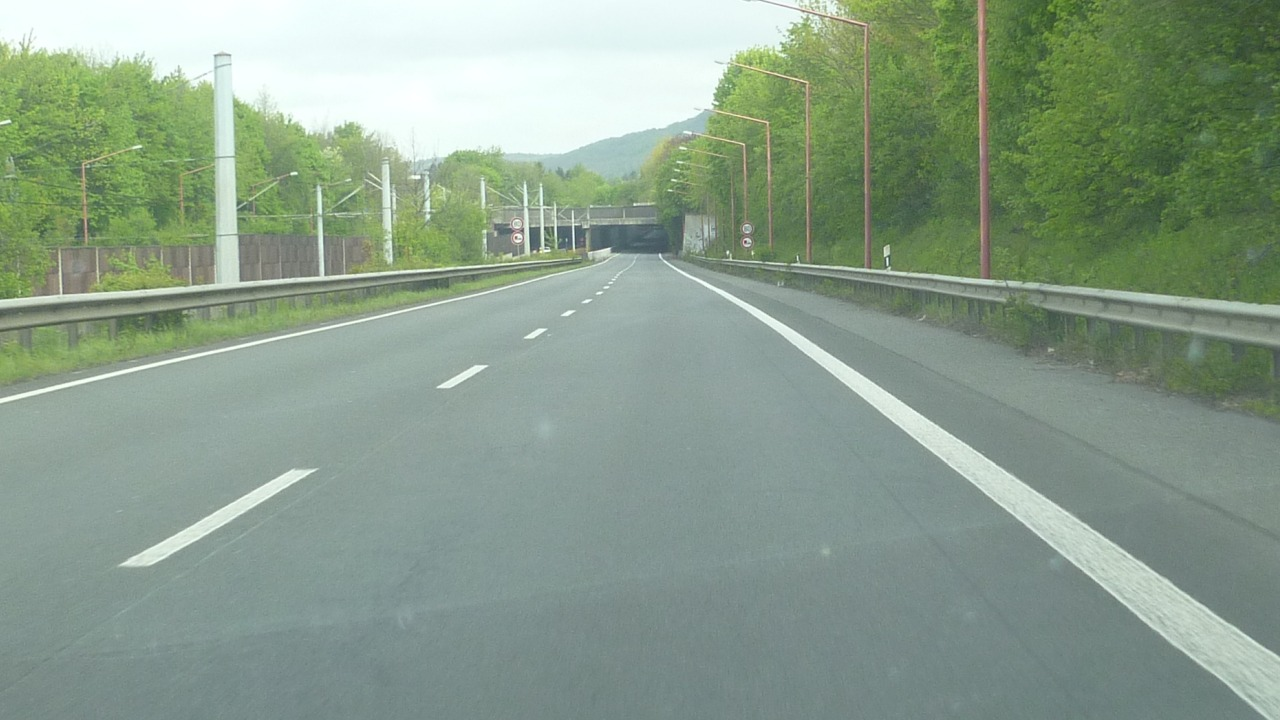
#> input picture test_image.jpeg, 1280 x 720 px
$ jupyter execute Inverting_Signals.ipynb
#> lines starting #> are read from the running program, lines starting #| are printed output that depends on the picture
[cell 1]
import numpy as np
import cv2 as cv

# Load the input image
input_image = cv.imread("test_image.jpeg")
#> input_image is the input picture: shape (720, 1280, 3); mean B, G, R 139.3, 157, 137.5


# Invert the image using NumPy vectorized operations
inverted_image = 255 - input_image
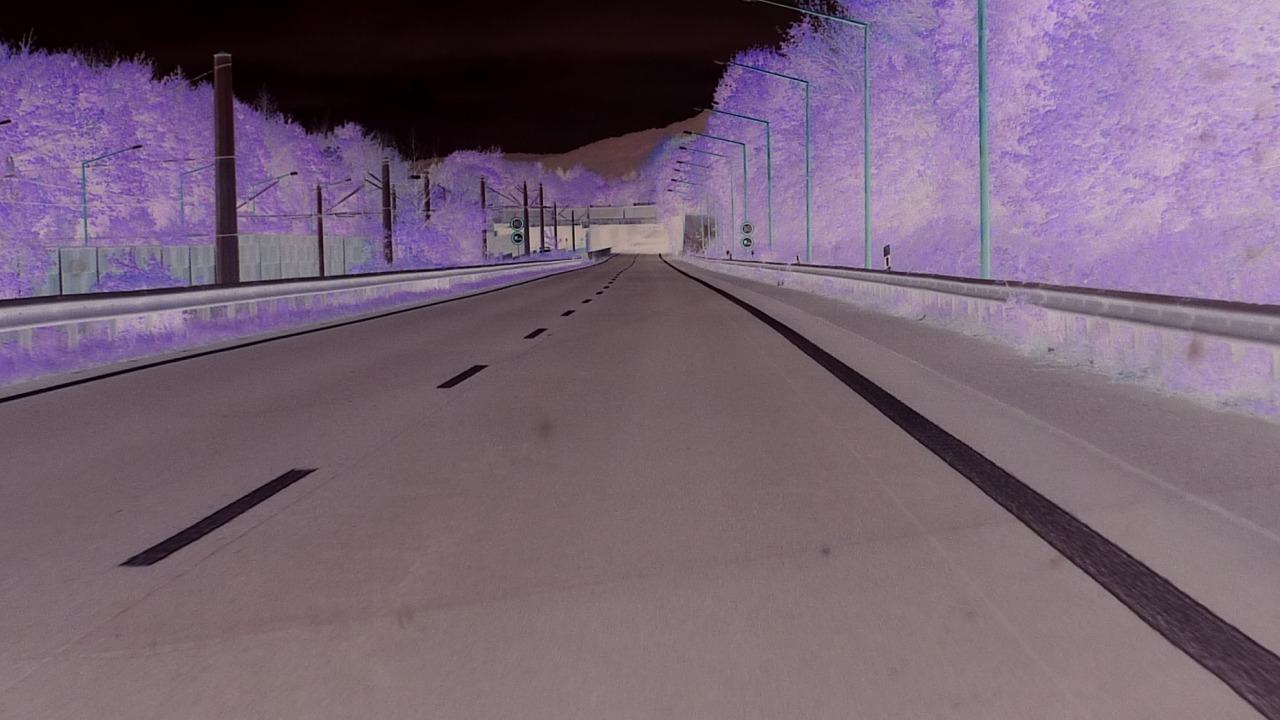
#> inverted_image: shape (720, 1280, 3); mean B, G, R 115.7, 98, 117.5

# Display the inverted image
cv.imshow("Inverted Image", inverted_image)

# Save the inverted image
cv.imwrite("InvertedImage.png", inverted_image)
cv.imshow('Image', input_image)
# Wait for a key press and close the window
cv.waitKey(0)
cv.destroyAllWindows()
